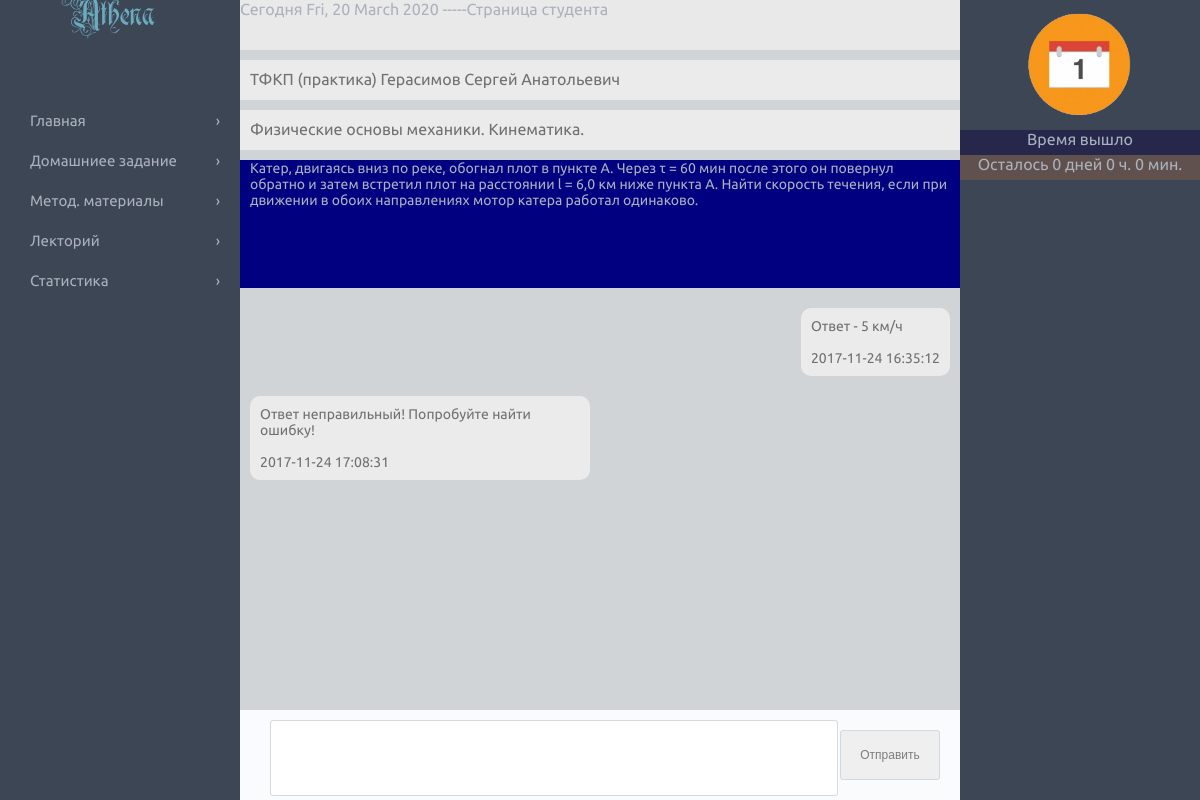
The page /student/homework.php on the database its author committed.
### tables this page shows
CREATE TABLE IF NOT EXISTS `courses` (
  `n` int(6) NOT NULL,
  `idCO` varchar(13) NOT NULL,
  `name_course` text NOT NULL,
  `idTU` varchar(13) NOT NULL,
  `idGR` varchar(13) NOT NULL,
  `date_exist_course` date NOT NULL,
  `sum_occup` int(3) NOT NULL
);

CREATE TABLE IF NOT EXISTS `userlist` (
  `n` int(11) NOT NULL,
  `id` varchar(13) NOT NULL,
  `status` varchar(10) NOT NULL,
  `login` varchar(30) NOT NULL,
  `pass` varchar(20) NOT NULL,
  `first_name` varchar(30) NOT NULL,
  `last_name` varchar(30) NOT NULL,
  `middle_name` varchar(30) NOT NULL,
  `idGR` varchar(13) NOT NULL
);

CREATE TABLE IF NOT EXISTS `homework` (
  `n` int(10) NOT NULL,
  `idHW` varchar(13) NOT NULL,
  `download_time` date NOT NULL,
  `publ_time` date NOT NULL,
  `deadline` datetime NOT NULL,
  `idTU` varchar(13) NOT NULL,
  `idCO` varchar(13) NOT NULL,
  `idGR` varchar(13) NOT NULL,
  `theme` varchar(50) NOT NULL,
  `descr` text NOT NULL,
  `link` text NOT NULL
);

CREATE TABLE IF NOT EXISTS `messagehw` (
  `n` int(100) NOT NULL,
  `sender` varchar(1) NOT NULL,
  `time_mes` datetime NOT NULL,
  `idST` varchar(13) NOT NULL,
  `idHW` varchar(13) NOT NULL,
  `message` text NOT NULL,
  `link` text NOT NULL
);

### student/blocks/hw_blocks/hw_block.php (the view, shortened to what this page needs)
  <div id="checkhw">
<?php
$login=$_SESSION['user']['login'];
$query = "SELECT id,idGR FROM userlist WHERE login='$login'";
if ($result = $mysqli->query($query)) {
    $data = $result->fetch_assoc();
}
else{echo "error-mysql->query";exit();}
$id=$data['id'];
$query = "SELECT * from homework WHERE (idHW ='584351a4ca721')";
if ($result = $mysqli->query($query)) {
    $data = $result->fetch_assoc();
}
else{echo "error-mysql->query";exit();}
$theme=$data['theme'];
$descr=$data['descr'];
$idCO = $data['idCO'];
$idTU = $data['idTU'];
$deadline = $data['deadline'];
$idHW=$data['idHW'];
$today = date("Y-m-d H:i:s");
$number_of_sec = strtotime($deadline) - strtotime($today);
$number_of_days = (int) ($number_of_sec/(60*60*24));
$number_of_hours = (int) (($number_of_sec - $number_of_days*60*60*24)/(60*60));
$number_of_min = (int) (($number_of_sec - $number_of_days*60*60*24 - $number_of_hours*60*60)/60);
$query = "SELECT * from status_hw WHERE (idHW ='$idHW' and id = '$id')";
if ($result = $mysqli->query($query)) {
    $data = $result->fetch_assoc();
   $result->free();}
else{echo "error-mysql->query";exit();}
   $ostalos = "Осталось";
   if ($number_of_days < 0 || $number_of_hours < 0 || $number_of_min < 0) {
     $number_of_days = 0;
     $number_of_hours = 0;
     $number_of_min = 0;
     $name_of_day = "дней";
   }
if ($number_of_days == 0 && $number_of_hours == 0 && $number_of_min == 0) {
      $status = "Время вышло";
      $img_dz = "/img/time_out.png";
   }
?>
<?php if ($result = $mysqli->query($query)) ?>
<?php  $query = "SELECT name_course from courses WHERE (idCO='$idCO')";
if ($result = $mysqli->query($query)) {
    $data = $result->fetch_assoc();
}
else{echo "error-mysql->query"; exit();}
?>
<?php $name_course = $data['name_course'];  ?>
<?php  $query = "SELECT last_name, first_name, middle_name from userlist WHERE (id='$idTU')";
if ($result = $mysqli->query($query)) {
    $data = $result->fetch_assoc();
}
else{echo "error-mysql->query"; exit();}
?>
<?php $last_name = $data['last_name'];
      $first_name = $data['first_name'];
      $middle_name = $data['middle_name']; ?>
<div id="name_discipline"><?php echo $name_course.' '.$last_name.' '.$first_name.' '.$middle_name?></div>
<div id="theme"><?php echo $theme;?></div>
<div id="discription_box">
  <div id="discription">
    <?php echo $descr;?>
  </div>
</div>
<?php
$query = "SELECT sender,message,link, time_mes from messagehw WHERE (idHW='$idHW' and idST='$id') ORDER BY time_mes";
if ($result = $mysqli->query($query)) {
    $data = $result->fetch_assoc();
}
else{echo "error-mysql->query"; exit();}
do{
  if($data['sender']==0){
  printf("
    <div class='message'>
      <div class='you'>%s</div>
      <div class='clear'></div>
    </div>
  ",$data['message'].'<br><br>'.$data['time_mes']);
  }
  else{
printf("
    <div class='message'>
      <div class='he'>%s</div>
      <div class='clear'></div>
    </div>
  ",$data['message'].'<br><br>'.$data['time_mes']);
  }
}
while($data = $result->fetch_assoc());
?>
<div class="input_message">
  <form action="homework.php" method="post" style="position:relative;">
    <textarea class="text" name="message"></textarea>
    <?php
      printf("<input type='hidden' name='id' value='%s'>",$id);
      printf("<input type='hidden' name='idHW' value='%s'>",$idHW);
    ?>
    <br>
    <button type="submit" class="buttonSub">Отправить</button>
  </form>
</div>
</div>
  <div id="files">
    <div id="status_dz">
      <div id="image_status"><img height="110px" src="<?php echo $img_dz;?>"></div>
     <div id="status"><?php echo $status; ?></div>
    <div id="deadline_dz"><?php echo $ostalos." ".$number_of_days." ".$name_of_day." ".$number_of_hours." ч. ".$number_of_min." мин."; ?></div>
</div>
  </div>

### student/homework.php (shortened to what this page needs)
<!DOCTYPE html>
<html>
<head>
  <link rel="stylesheet" type="text/css" media="all" href="css/student_css_tmp.css" />
</head>
<body>
  <?php include("../blocks/db_conn.php");?>
<?php include("blocks/SitebarL_Header.php");?>
<div id="block_change">
 <?php include ("/blocks/hw_blocks/hw_block.php");
 ?>
</div>
</body>
</html>

### student/blocks/SitebarL_Header.php (shortened to what this page needs)
<div id="sitebarL"><div id="logo">Athena</div>
    <div id="list">
      <div class="stl"><a href="index.php">Главная <span>&#8250;</a></span></div>
      <div class="stl"><a href="homework.php">Домашниее задание <span>&#8250;</a></span></div>
      <div class="stl"><a href="methodical.php">Метод. материалы <span>&#8250;</a></span></div>
      <div class="stl"><a href="lecture.php">Лекторий <span>&#8250;</a></span></div>
      <div class="stl"><a href="analitics.php">Статистика <span>&#8250;</a></span></div>
    </div>
</div>
<div id="header">
<?php
$login=$_SESSION['user']['login'];
 $query = "SELECT first_name from userlist WHERE login='$login'";
if ($result = $mysqli->query($query)) {
    $data = $result->fetch_assoc();
}
else{echo "error-mysql->query";exit();}
?>
	<?php echo "Сегодня ".date(" D, j F Y");
		echo " -----Страница студента";
	?>
	<div id="head_accaunt">
		<p>
			<span class="name"><?php echo $data['first_name'];?></span>
			<br>
			<span class="status">студент</span>
		</p>
		<a id="exit" href="../">Выход</a>
	</div>
</div>

### student/css/student_css_tmp.css (style rules this page uses)
html { background-color: #D0D3D8; background-color: #e0e0e0; background-color: #D0D4D7; color:#ABB1BD; min-width: 965px; }
body { margin: 0 auto; font-family: Ubuntu, 'Arial', cursive; }
p { margin: 0; }
#logo { font-size: 30px; margin: 3px 70px; font-family: Rurintania, 'Arial', cursive; color: #6bacbf; }
#sitebarL { position: fixed; width:20%; min-width: 210px; height:100%; float:left; background-color: #3D4655; }
#sitebarL #list { margin-top: 70px; }
#sitebarL #list .stl { height: 30px; font-size: 15px; padding-left: 30px; padding-top: 10px; }
#sitebarL #list .stl a { color: #ABB1BD; text-decoration: none; }
#sitebarL #list .stl span { float: right; margin-right: 20px; }
#header { height:50px; margin-left: 20%; background-color: #E9E9E9; width: 80%; float: left; }
#status_dz { height: 220px; width: 100%; vertical-align: middle; margin: 0 auto; }
#image_status { margin: 10px auto; height: 110px; width: 110px; }
#status { height: 25px; text-align: center; background-color: #27274C; }
#deadline_dz { height: 25px; text-align: center; background-color: #60514E; }
#head_accaunt { width: 300px; font-size: 10px; float: right; margin-right: 20px; }
#head_accaunt p { width: 190px; float: left; text-align: right; padding-right: 10px; color:#333; padding-top: 14px; }
#head_accaunt p span.name { font-size: 15px; }
#head_accaunt p span.status { font-size: 12px; padding-right: 5px; }
#head_accaunt #exit { float: right; margin: 15px 5px 0 0; font-size: 13px; color: black; text-decoration: underline; }
#checkhw { margin-left: 20%; max-width: 1600px; width: 60%; float: left; padding-bottom: 100px; }
#files { margin-left: 80%; position: fixed; max-width: 1600px; width: 20%; height: 100%; float: left; padding-bottom: 100px; background-color: #3D4655; }
#checkhw #name_discipline { width: 100%-20px; height: 30px; background-color: #EBEBEB; color: #707070; font-size: 16px; padding: 10px 0 0 10px; margin-top: 10px; }
#checkhw #theme { width: 100%-20px; height: 30px; background-color: #EBEBEB; color: #707070; font-size: 16px; padding: 10px 0 0 10px; margin-top: 10px; }
#checkhw #discription { min-height:128px; margin: 10px auto; font-size: 14px; padding: 0 10px; background-color: #000080; border: 0px solid black; }
#checkhw .message { min-height: 50px; padding: 5px; border: 0px solid black; }
#checkhw .you, #checkhw .he { min-width: 10%; max-width: 45%; height: auto; background-color: #EBEBEB; margin: 5px; border-radius: 10px; font-size: 14px; color: #707070; padding: 10px; }
#checkhw .you { float: right; min-width: 10%; max-width: 45%; height: auto; min-height: 30px; word-wrap: break-word; vertical-align: middle; }
#checkhw .he { float: left; }
#checkhw .input_message { width: 60%; height: 90px; background-color: #FAFBFC; position: fixed; bottom: 0; }
#checkhw .input_message .text { width: 78%; height: 70px; border: 1px solid #D3D9DE; color: #7D7D7D; border-radius: 3px; margin: 10px 30px; resize: none; }
#checkhw .input_message .buttonSub { width: 100px; height: 50px; position: absolute; top: 20px; right: 20px; color: red; font-size: 12px; border: 1px solid #D3D9DE; color: #7D7D7D; border-radius: 3px; cursor: pointer; }

### rows shown on the page
courses: name_course "ТФКП (практика)"
userlist: last_name "Герасимов", first_name "Сергей", middle_name "Анатольевич"
homework: theme "Физические основы механики. Кинематика.", descr "Катер, двигаясь вниз по реке, обогнал плот в пункте А. Через τ = 60 мин после этого он повернул обратно и затем встретил плот на расстоянии l = 6,0 км ниже пункта А. Найти скорость течения, если при движении в обоих направлениях мотор катера работал одинаково.", deadline "Время вышло", deadline "0", deadline "дней"
messagehw: message+time_mes "Ответ - 5 км/ч 2017-11-24 16:35:12"
messagehw: message+time_mes "Ответ неправильный! Попробуйте найти ошибку! 2017-11-24 17:08:31"

### other values the page prints
$ostalos "Осталось"
